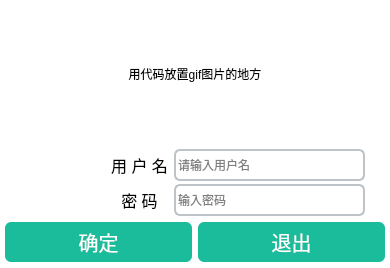
<?xml version="1.0" encoding="UTF-8"?>
<ui version="4.0">
 <class>Page_Login</class>
 <widget class="QWidget" name="Page_Login">
  <property name="geometry">
   <rect>
    <x>0</x>
    <y>0</y>
    <width>390</width>
    <height>268</height>
   </rect>
  </property>
  <property name="windowTitle">
   <string>登录</string>
  </property>
  <property name="windowIcon">
   <iconset resource="res.qrc">
    <normaloff>:/login.png</normaloff>:/login.png</iconset>
  </property>
  <property name="toolTip">
   <string>这是登录窗口</string>
  </property>
  <property name="styleSheet">
   <string notr="true">QWidget#Page_Login
{
	background-color: rgb(255, 255, 255);
}

QPushButton
{
    border-radius: 6px;/*圆角边框*/
    color: #fff;
    background-color: #1abc9c;
    font-size: 20px;
    font-family: &quot;华文行楷&quot;;
    width: 80;
    height: 40;
} 

/*登录界面按钮样式设置*/
QPushButton[login_btn=&quot;login&quot;]:hover { background-color: #FFAFBD; }
QPushButton[login_btn=&quot;login&quot;]:pressed { background-color:#85ef47; } 
/*登录界面头像设置*/
QLabel#lb_head { border-radius:25px; }

QLineEdit {
    border-radius: 6px;  /*圆角边框*/
    border: 2px solid #bdc3c7;

    min-height: 12;
    width: 150;
    height: 20;
}</string>
  </property>
  <layout class="QGridLayout" name="gridLayout_2">
   <property name="leftMargin">
    <number>0</number>
   </property>
   <property name="topMargin">
    <number>4</number>
   </property>
   <property name="rightMargin">
    <number>0</number>
   </property>
   <property name="bottomMargin">
    <number>6</number>
   </property>
   <item row="0" column="0">
    <widget class="QLabel" name="lb_gif">
     <property name="text">
      <string>用代码放置gif图片的地方</string>
     </property>
     <property name="scaledContents">
      <bool>true</bool>
     </property>
     <property name="alignment">
      <set>Qt::AlignmentFlag::AlignCenter</set>
     </property>
    </widget>
   </item>
   <item row="1" column="0">
    <layout class="QHBoxLayout" name="horiMain" stretch="1,1,0">
     <property name="leftMargin">
      <number>5</number>
     </property>
     <property name="rightMargin">
      <number>5</number>
     </property>
     <item>
      <widget class="QLabel" name="lb_head">
       <property name="sizePolicy">
        <sizepolicy hsizetype="Preferred" vsizetype="Preferred">
         <horstretch>0</horstretch>
         <verstretch>0</verstretch>
        </sizepolicy>
       </property>
       <property name="minimumSize">
        <size>
         <width>0</width>
         <height>0</height>
        </size>
       </property>
       <property name="maximumSize">
        <size>
         <width>100</width>
         <height>100</height>
        </size>
       </property>
       <property name="styleSheet">
        <string notr="true"/>
       </property>
       <property name="text">
        <string/>
       </property>
       <property name="pixmap">
        <pixmap resource="res.qrc">:/headGraph.jpg</pixmap>
       </property>
       <property name="scaledContents">
        <bool>true</bool>
       </property>
      </widget>
     </item>
     <item>
      <layout class="QGridLayout" name="gridUser">
       <property name="verticalSpacing">
        <number>3</number>
       </property>
       <item row="0" column="0">
        <widget class="QLabel" name="labelName">
         <property name="font">
          <font>
           <pointsize>12</pointsize>
          </font>
         </property>
         <property name="text">
          <string>用 户 名</string>
         </property>
         <property name="alignment">
          <set>Qt::AlignmentFlag::AlignCenter</set>
         </property>
        </widget>
       </item>
       <item row="0" column="1">
        <widget class="QLineEdit" name="lineUser">
         <property name="minimumSize">
          <size>
           <width>0</width>
           <height>24</height>
          </size>
         </property>
         <property name="maximumSize">
          <size>
           <width>250</width>
           <height>32</height>
          </size>
         </property>
         <property name="maxLength">
          <number>18</number>
         </property>
         <property name="placeholderText">
          <string>请输入用户名</string>
         </property>
        </widget>
       </item>
       <item row="1" column="0">
        <widget class="QLabel" name="labelPassword">
         <property name="font">
          <font>
           <pointsize>12</pointsize>
          </font>
         </property>
         <property name="text">
          <string>密 码</string>
         </property>
         <property name="alignment">
          <set>Qt::AlignmentFlag::AlignCenter</set>
         </property>
        </widget>
       </item>
       <item row="1" column="1">
        <widget class="QLineEdit" name="linePassword">
         <property name="sizePolicy">
          <sizepolicy hsizetype="Expanding" vsizetype="Fixed">
           <horstretch>0</horstretch>
           <verstretch>0</verstretch>
          </sizepolicy>
         </property>
         <property name="minimumSize">
          <size>
           <width>0</width>
           <height>24</height>
          </size>
         </property>
         <property name="maximumSize">
          <size>
           <width>250</width>
           <height>32</height>
          </size>
         </property>
         <property name="maxLength">
          <number>8</number>
         </property>
         <property name="echoMode">
          <enum>QLineEdit::EchoMode::Password</enum>
         </property>
         <property name="placeholderText">
          <string>输入密码</string>
         </property>
        </widget>
       </item>
      </layout>
     </item>
     <item>
      <spacer name="horizontalSpacer">
       <property name="orientation">
        <enum>Qt::Orientation::Horizontal</enum>
       </property>
       <property name="sizeType">
        <enum>QSizePolicy::Policy::Fixed</enum>
       </property>
       <property name="sizeHint" stdset="0">
        <size>
         <width>20</width>
         <height>20</height>
        </size>
       </property>
      </spacer>
     </item>
    </layout>
   </item>
   <item row="2" column="0">
    <layout class="QHBoxLayout" name="horiButton">
     <property name="leftMargin">
      <number>5</number>
     </property>
     <property name="rightMargin">
      <number>5</number>
     </property>
     <item>
      <widget class="QPushButton" name="btnLogin">
       <property name="minimumSize">
        <size>
         <width>0</width>
         <height>25</height>
        </size>
       </property>
       <property name="font">
        <font>
         <family>华文行楷</family>
         <pointsize>-1</pointsize>
        </font>
       </property>
       <property name="styleSheet">
        <string notr="true"/>
       </property>
       <property name="text">
        <string>确定</string>
       </property>
       <property name="autoDefault">
        <bool>true</bool>
       </property>
       <property name="login_btn" stdset="0">
        <string>login</string>
       </property>
      </widget>
     </item>
     <item>
      <widget class="QPushButton" name="btnExit">
       <property name="minimumSize">
        <size>
         <width>0</width>
         <height>25</height>
        </size>
       </property>
       <property name="font">
        <font>
         <family>华文行楷</family>
         <pointsize>-1</pointsize>
        </font>
       </property>
       <property name="styleSheet">
        <string notr="true"/>
       </property>
       <property name="text">
        <string>退出</string>
       </property>
       <property name="login_btn" stdset="0">
        <string>login</string>
       </property>
      </widget>
     </item>
    </layout>
   </item>
  </layout>
 </widget>
 <tabstops>
  <tabstop>lineUser</tabstop>
  <tabstop>linePassword</tabstop>
  <tabstop>btnLogin</tabstop>
  <tabstop>btnExit</tabstop>
 </tabstops>
 <resources>
  <include location="res.qrc"/>
 </resources>
 <connections>
  <connection>
   <sender>btnExit</sender>
   <signal>clicked()</signal>
   <receiver>Page_Login</receiver>
   <slot>close()</slot>
   <hints>
    <hint type="sourcelabel">
     <x>290</x>
     <y>224</y>
    </hint>
    <hint type="destinationlabel">
     <x>194</x>
     <y>133</y>
    </hint>
   </hints>
  </connection>
 </connections>
</ui>
